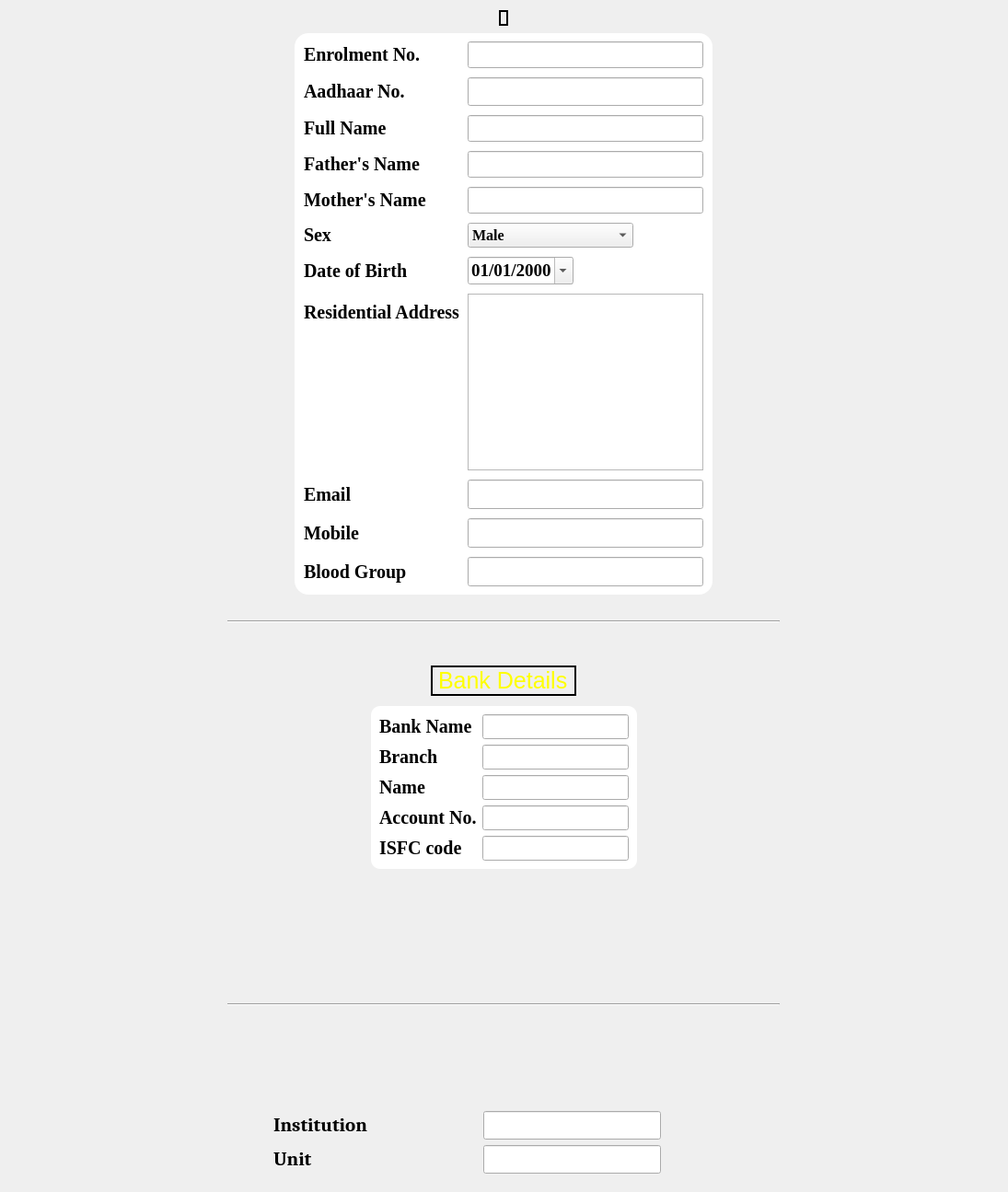
          <widget class="QWidget" name="scrollAreaWidgetContents">
           <property name="geometry">
            <rect>
             <x>0</x>
             <y>0</y>
             <width>1095</width>
             <height>1295</height>
            </rect>
           </property>
           <property name="sizePolicy">
            <sizepolicy hsizetype="Preferred" vsizetype="Preferred">
             <horstretch>0</horstretch>
             <verstretch>0</verstretch>
            </sizepolicy>
           </property>
           <property name="styleSheet">
            <string notr="true">#scrollAreaWidgetContents{
background-color:transparent;
}
</string>
           </property>
           <layout class="QGridLayout" name="gridLayout_3">
            <item row="1" column="1" alignment="Qt::AlignHCenter">
             <widget class="QFrame" name="enrollformFrame">
              <property name="styleSheet">
               <string notr="true">
#enrollformFrame{
font-family:georgia;
font-weight:bold;
margin:2px;
background-color:white;
border-radius:15px;
}

</string>
              </property>
              <property name="frameShape">
               <enum>QFrame::StyledPanel</enum>
              </property>
              <layout class="QFormLayout" name="Enroll_form">
               <property name="sizeConstraint">
                <enum>QLayout::SetMinimumSize</enum>
               </property>
               <property name="fieldGrowthPolicy">
                <enum>QFormLayout::ExpandingFieldsGrow</enum>
               </property>
               <property name="rowWrapPolicy">
                <enum>QFormLayout::DontWrapRows</enum>
               </property>
               <property name="labelAlignment">
                <set>Qt::AlignLeading|Qt::AlignLeft|Qt::AlignVCenter</set>
               </property>
               <property name="horizontalSpacing">
                <number>9</number>
               </property>
               <property name="verticalSpacing">
                <number>10</number>
               </property>
               <property name="leftMargin">
                <number>10</number>
               </property>
               <property name="rightMargin">
                <number>10</number>
               </property>
               <item row="2" column="0">
                <widget class="QLabel" name="aadhaarLabel">
                 <property name="font">
                  <font>
                   <family>georgia</family>
                   <pointsize>15</pointsize>
                   <weight>75</weight>
                   <bold>true</bold>
                  </font>
                 </property>
                 <property name="styleSheet">
                  <string notr="true">background-color:transparent;</string>
                 </property>
                 <property name="frameShape">
                  <enum>QFrame::NoFrame</enum>
                 </property>
                 <property name="text">
                  <string>Aadhaar No.</string>
                 </property>
                 <property name="textFormat">
                  <enum>Qt::PlainText</enum>
                 </property>
                </widget>
               </item>
               <item row="2" column="1">
                <widget class="QLineEdit" name="aadhaarLineEdit">
                 <property name="font">
                  <font>
                   <pointsize>-1</pointsize>
                   <weight>75</weight>
                   <bold>true</bold>
                  </font>
                 </property>
                 <property name="mouseTracking">
                  <bool>true</bool>
                 </property>
                 <property name="acceptDrops">
                  <bool>true</bool>
                 </property>
                 <property name="styleSheet">
                  <string notr="true">font-weight:bold;
height:25px;
font-size:18px;</string>
                 </property>
                 <property name="text">
                  <string/>
                 </property>
                 <property name="frame">
                  <bool>true</bool>
                 </property>
                 <property name="placeholderText">
                  <string/>
                 </property>
                </widget>
               </item>
               <item row="4" column="0">
                <widget class="QLabel" name="fullnameLabel">
                 <property name="font">
                  <font>
                   <family>georgia</family>
                   <pointsize>15</pointsize>
                   <weight>75</weight>
                   <bold>true</bold>
                  </font>
                 </property>
                 <property name="styleSheet">
                  <string notr="true">background-color:transparent;</string>
                 </property>
                 <property name="text">
                  <string>Full Name</string>
                 </property>
                </widget>
               </item>
               <item row="4" column="1">
                <widget class="QLineEdit" name="fullnameLineEdit">
                 <property name="styleSheet">
                  <string notr="true">font-weight:bold;
font-size:18px;	</string>
                 </property>
                 <property name="inputMethodHints">
                  <set>Qt::ImhDigitsOnly</set>
                 </property>
                 <property name="text">
                  <string/>
                 </property>
                </widget>
               </item>
               <item row="5" column="0">
                <widget class="QLabel" name="fathernameLabel">
                 <property name="font">
                  <font>
                   <family>georgia</family>
                   <pointsize>15</pointsize>
                   <weight>75</weight>
                   <bold>true</bold>
                  </font>
                 </property>
                 <property name="styleSheet">
                  <string notr="true">background-color:transparent;</string>
                 </property>
                 <property name="text">
                  <string>Father's Name</string>
                 </property>
                </widget>
               </item>
               <item row="6" column="0">
                <widget class="QLabel" name="mothernameLabel">
                 <property name="font">
                  <font>
                   <family>Georgia</family>
                   <pointsize>15</pointsize>
                   <weight>75</weight>
                   <bold>true</bold>
                  </font>
                 </property>
                 <property name="text">
                  <string>Mother's Name</string>
                 </property>
                </widget>
               </item>
               <item row="6" column="1">
                <widget class="QLineEdit" name="mothernameLineEdit">
                 <property name="styleSheet">
                  <string notr="true">font-weight:bold;
font-size:18px;	</string>
                 </property>
                </widget>
               </item>
               <item row="7" column="0">
                <widget class="QLabel" name="sexLabel">
                 <property name="font">
                  <font>
                   <family>georgia</family>
                   <pointsize>15</pointsize>
                   <weight>75</weight>
                   <bold>true</bold>
                  </font>
                 </property>
                 <property name="styleSheet">
                  <string notr="true">background-color:transparent;</string>
                 </property>
                 <property name="text">
                  <string>Sex</string>
                 </property>
                </widget>
               </item>
               <item row="7" column="1">
                <widget class="QComboBox" name="comboBox">
                 <property name="font">
                  <font>
                   <family>georgia</family>
                   <pointsize>12</pointsize>
                   <weight>75</weight>
                   <bold>true</bold>
                  </font>
                 </property>
                 <property name="styleSheet">
                  <string notr="true">width:150px;
text-align:center;
align-content:center;</string>
                 </property>
                 <property name="iconSize">
                  <size>
                   <width>16</width>
                   <height>16</height>
                  </size>
                 </property>
                 <item>
                  <property name="text">
                   <string>Male</string>
                  </property>
                 </item>
                 <item>
                  <property name="text">
                   <string>Female</string>
                  </property>
                 </item>
                </widget>
               </item>
               <item row="11" column="0">
                <widget class="QLabel" name="dateofbirthLabel">
                 <property name="font">
                  <font>
                   <family>georgia</family>
                   <pointsize>15</pointsize>
                   <weight>75</weight>
                   <bold>true</bold>
                  </font>
                 </property>
                 <property name="styleSheet">
                  <string notr="true">background-color:transparent;</string>
                 </property>
                 <property name="text">
                  <string>Date of Birth</string>
                 </property>
                </widget>
               </item>
               <item row="11" column="1">
                <widget class="QDateEdit" name="dateofbirthLineEdit">
                 <property name="font">
                  <font>
                   <family>georgia</family>
                   <pointsize>14</pointsize>
                   <weight>75</weight>
                   <bold>true</bold>
                  </font>
                 </property>
                 <property name="frame">
                  <bool>true</bool>
                 </property>
                 <property name="buttonSymbols">
                  <enum>QAbstractSpinBox::UpDownArrows</enum>
                 </property>
                 <property name="date">
                  <date>
                   <year>2000</year>
                   <month>1</month>
                   <day>1</day>
                  </date>
                 </property>
                 <property name="displayFormat">
                  <string>dd/MM/yyyy</string>
                 </property>
                 <property name="calendarPopup">
                  <bool>true</bool>
                 </property>
                </widget>
               </item>
               <item row="12" column="0">
                <widget class="QLabel" name="addressLabel">
                 <property name="font">
                  <font>
                   <family>georgia</family>
                   <pointsize>15</pointsize>
                   <weight>75</weight>
                   <bold>true</bold>
                  </font>
                 </property>
                 <property name="styleSheet">
                  <string notr="true">background-color:transparent;</string>
                 </property>
                 <property name="text">
                  <string>Residential Address</string>
                 </property>
                </widget>
               </item>
               <item row="12" column="1">
                <widget class="QTextEdit" name="addressLineEdit">
                 <property name="font">
                  <font>
                   <family>georgia</family>
                   <pointsize>10</pointsize>
                   <weight>75</weight>
                   <bold>true</bold>
                  </font>
                 </property>
                </widget>
               </item>
               <item row="13" column="0">
                <widget class="QLabel" name="emailLabel">
                 <property name="font">
                  <font>
                   <family>georgia</family>
                   <pointsize>15</pointsize>
                   <weight>75</weight>
                   <bold>true</bold>
                  </font>
                 </property>
                 <property name="styleSheet">
                  <string notr="true">background-color:transparent;</string>
                 </property>
                 <property name="text">
                  <string>Email</string>
                 </property>
                </widget>
               </item>
               <item row="13" column="1">
                <widget class="QLineEdit" name="emailLineEdit">
                 <property name="styleSheet">
                  <string notr="true">font-weight:bold;
font-size:20px;</string>
                 </property>
                 <property name="text">
                  <string/>
                 </property>
                </widget>
               </item>
               <item row="14" column="0">
                <widget class="QLabel" name="mobileLabel">
                 <property name="font">
                  <font>
                   <family>georgia</family>
                   <pointsize>15</pointsize>
                   <weight>75</weight>
                   <bold>true</bold>
                  </font>
                 </property>
                 <property name="styleSheet">
                  <string notr="true">background-color:transparent;</string>
                 </property>
                 <property name="text">
                  <string>Mobile</string>
                 </property>
                </widget>
               </item>
               <item row="14" column="1">
                <widget class="QLineEdit" name="mobileLineEdit">
                 <property name="styleSheet">
                  <string notr="true">font-weight:bold;
font-size:20px;</string>
                 </property>
                </widget>
               </item>
               <item row="15" column="0">
                <widget class="QLabel" name="bloodgroupLabel">
                 <property name="font">
                  <font>
                   <family>georgia</family>
                   <pointsize>15</pointsize>
                   <weight>75</weight>
                   <bold>true</bold>
                  </font>
                 </property>
                 <property name="styleSheet">
                  <string notr="true">background-color:transparent;</string>
                 </property>
                 <property name="text">
                  <string>Blood Group</string>
                 </property>
                </widget>
               </item>
               <item row="15" column="1">
                <widget class="QLineEdit" name="bloodgroupLineEdit">
                 <property name="font">
                  <font>
                   <pointsize>-1</pointsize>
                   <weight>75</weight>
                   <bold>true</bold>
                  </font>
                 </property>
                 <property name="styleSheet">
                  <string notr="true">font-weight:bold;
font-size:20px;</string>
                 </property>
                </widget>
               </item>
               <item row="5" column="1">
                <widget class="QLineEdit" name="fathernameLineEdit">
                 <property name="styleSheet">
                  <string notr="true">font-weight:bold;
font-size:18px;	</string>
                 </property>
                </widget>
               </item>
               <item row="0" column="0">
                <widget class="QLabel" name="enrollmentnumLabel">
                 <property name="font">
                  <font>
                   <family>georgia</family>
                   <pointsize>15</pointsize>
                   <weight>75</weight>
                   <bold>true</bold>
                  </font>
                 </property>
                 <property name="styleSheet">
                  <string notr="true">background-color:transparent;</string>
                 </property>
                 <property name="text">
                  <string>Enrolment No.</string>
                 </property>
                </widget>
               </item>
               <item row="0" column="1">
                <widget class="QLineEdit" name="enrollmentnumLineEdit">
                 <property name="styleSheet">
                  <string notr="true">font-weight:bold;
font-size:18px;	</string>
                 </property>
                 <property name="inputMethodHints">
                  <set>Qt::ImhDigitsOnly</set>
                 </property>
                 <property name="text">
                  <string/>
                 </property>
                </widget>
               </item>
              </layout>
             </widget>
            </item>
            <item row="6" column="1" alignment="Qt::AlignHCenter">
             <widget class="QLabel" name="bankdetailsLabel">
              <property name="font">
               <font>
                <pointsize>-1</pointsize>
               </font>
              </property>
              <property name="acceptDrops">
               <bool>false</bool>
              </property>
              <property name="autoFillBackground">
               <bool>false</bool>
              </property>
              <property name="styleSheet">
               <string notr="true">

font-size:25px;
background-color:transparent;
color:yellow;
border-width:2px;
border-color:black;
border-style:groove;
margin-bottom:5px;</string>
              </property>
              <property name="text">
               <string>Bank Details</string>
              </property>
             </widget>
            </item>
            <item row="0" column="1" alignment="Qt::AlignHCenter">
             <widget class="QLabel" name="ncclogoLabel">
              <property name="sizePolicy">
               <sizepolicy hsizetype="Preferred" vsizetype="Preferred">
                <horstretch>0</horstretch>
                <verstretch>0</verstretch>
               </sizepolicy>
              </property>
              <property name="maximumSize">
               <size>
                <width>300</width>
                <height>330</height>
               </size>
              </property>
              <property name="sizeIncrement">
               <size>
                <width>100</width>
                <height>0</height>
               </size>
              </property>
              <property name="font">
               <font>
                <pointsize>8</pointsize>
               </font>
              </property>
              <property name="styleSheet">
               <string notr="true">background-size:10px;
font-size:50%;</string>
              </property>
              <property name="frameShape">
               <enum>QFrame::WinPanel</enum>
              </property>
              <property name="frameShadow">
               <enum>QFrame::Plain</enum>
              </property>
              <property name="text">
               <string/>
              </property>
              <property name="pixmap">
               <pixmap resource="../Icons/icon_res.qrc">:/icons/ncc1.png</pixmap>
              </property>
              <property name="scaledContents">
               <bool>true</bool>
              </property>
             </widget>
            </item>
            <item row="13" column="1">
             <spacer name="horizontalSpacer_10">
              <property name="orientation">
               <enum>Qt::Horizontal</enum>
              </property>
              <property name="sizeHint" stdset="0">
               <size>
                <width>40</width>
                <height>20</height>
               </size>
              </property>
             </spacer>
            </item>
            <item row="12" column="1" alignment="Qt::AlignHCenter">
             <widget class="Line" name="line_2">
              <property name="sizePolicy">
               <sizepolicy hsizetype="Fixed" vsizetype="Minimum">
                <horstretch>0</horstretch>
                <verstretch>10</verstretch>
               </sizepolicy>
              </property>
              <property name="minimumSize">
               <size>
                <width>600</width>
                <height>0</height>
               </size>
              </property>
              <property name="orientation">
               <enum>Qt::Horizontal</enum>
              </property>
             </widget>
            </item>
            <item row="3" column="1" alignment="Qt::AlignHCenter">
             <widget class="Line" name="line">
              <property name="sizePolicy">
               <sizepolicy hsizetype="Fixed" vsizetype="Minimum">
                <horstretch>0</horstretch>
                <verstretch>0</verstretch>
               </sizepolicy>
              </property>
              <property name="minimumSize">
               <size>
                <width>600</width>
                <height>0</height>
               </size>
              </property>
              <property name="styleSheet">
               <string notr="true">width:10px;</string>
              </property>
              <property name="orientation">
               <enum>Qt::Horizontal</enum>
              </property>
             </widget>
            </item>
            <item row="5" column="1">
             <spacer name="verticalSpacer_2">
              <property name="orientation">
               <enum>Qt::Vertical</enum>
              </property>
              <property name="sizeHint" stdset="0">
               <size>
                <width>20</width>
                <height>40</height>
               </size>
              </property>
             </spacer>
            </item>
            <item row="11" column="1">
             <spacer name="horizontalSpacer">
              <property name="orientation">
               <enum>Qt::Horizontal</enum>
              </property>
              <property name="sizeHint" stdset="0">
               <size>
                <width>40</width>
                <height>20</height>
               </size>
              </property>
             </spacer>
            </item>
            <item row="7" column="1" alignment="Qt::AlignHCenter">
             <widget class="QFrame" name="bankformFrame">
              <property name="font">
               <font>
                <pointsize>12</pointsize>
                <weight>75</weight>
                <bold>true</bold>
               </font>
              </property>
              <property name="styleSheet">
               <string notr="true">
#bankformFrame
{font-weight:bold;
background-color:white;
border-radius:10px;
}</string>
              </property>
              <property name="frameShape">
               <enum>QFrame::StyledPanel</enum>
              </property>
              <property name="frameShadow">
               <enum>QFrame::Raised</enum>
              </property>
              <layout class="QGridLayout" name="gridLayout_2">
               <item row="1" column="1">
                <widget class="QLineEdit" name="bankbranchLineEdit">
                 <property name="font">
                  <font>
                   <pointsize>12</pointsize>
                   <weight>75</weight>
                   <bold>true</bold>
                  </font>
                 </property>
                </widget>
               </item>
               <item row="4" column="0">
                <widget class="QLabel" name="accountnumLabel">
                 <property name="font">
                  <font>
                   <family>Georgia</family>
                   <pointsize>15</pointsize>
                   <weight>75</weight>
                   <bold>true</bold>
                  </font>
                 </property>
                 <property name="text">
                  <string>Account No.</string>
                 </property>
                </widget>
               </item>
               <item row="1" column="0">
                <widget class="QLabel" name="bankbranchLabel">
                 <property name="font">
                  <font>
                   <family>Georgia</family>
                   <pointsize>15</pointsize>
                   <weight>75</weight>
                   <bold>true</bold>
                  </font>
                 </property>
                 <property name="text">
                  <string>Branch</string>
                 </property>
                </widget>
               </item>
               <item row="4" column="1">
                <widget class="QLineEdit" name="accountnumLineEdit">
                 <property name="font">
                  <font>
                   <pointsize>12</pointsize>
                   <weight>75</weight>
                   <bold>true</bold>
                  </font>
                 </property>
                </widget>
               </item>
               <item row="5" column="0">
                <widget class="QLabel" name="isfccodeLabel">
                 <property name="font">
                  <font>
                   <family>Georgia</family>
                   <pointsize>15</pointsize>
                   <weight>75</weight>
                   <bold>true</bold>
                  </font>
                 </property>
                 <property name="text">
                  <string>ISFC code</string>
                 </property>
                </widget>
               </item>
               <item row="5" column="1">
                <widget class="QLineEdit" name="isfccodeLineEdit">
                 <property name="font">
                  <font>
                   <pointsize>12</pointsize>
                   <weight>75</weight>
                   <bold>true</bold>
                  </font>
                 </property>
                </widget>
               </item>
               <item row="2" column="0">
                <widget class="QLabel" name="accountnameLabel">
                 <property name="font">
                  <font>
                   <family>Georgia</family>
                   <pointsize>15</pointsize>
                   <weight>75</weight>
                   <bold>true</bold>
                  </font>
                 </property>
                 <property name="text">
                  <string>Name</string>
                 </property>
                </widget>
               </item>
               <item row="2" column="1">
                <widget class="QLineEdit" name="accountnameLineEdit">
                 <property name="font">
                  <font>
                   <pointsize>12</pointsize>
                   <weight>75</weight>
                   <bold>true</bold>
                  </font>
                 </property>
                </widget>
               </item>
               <item row="0" column="0">
                <widget class="QLabel" name="banknameLabel">
                 <property name="font">
                  <font>
                   <family>Georgia</family>
                   <pointsize>15</pointsize>
                   <weight>75</weight>
                   <bold>true</bold>
                  </font>
                 </property>
                 <property name="text">
                  <string>Bank Name</string>
                 </property>
                </widget>
               </item>
               <item row="0" column="1">
                <widget class="QLineEdit" name="banknameLineEdit">
                 <property name="font">
                  <font>
                   <pointsize>12</pointsize>
                   <weight>75</weight>
                   <bold>true</bold>
                  </font>
                 </property>
                </widget>
               </item>
              </layout>
             </widget>
            </item>
            <item row="14" column="1" alignment="Qt::AlignHCenter">
             <widget class="QFrame" name="instFrame">
              <property name="styleSheet">
               <string notr="true">#instFrame
{
width:500px;
border-radius:10px;
}</string>
              </property>
              <layout class="QGridLayout" name="gridLayout_4">
               <item row="0" column="4">
                <widget class="QLineEdit" name="institutionLineEdit">
                 <property name="font">
                  <font>
                   <pointsize>14</pointsize>
                   <weight>75</weight>
                   <bold>true</bold>
                  </font>
                 </property>
                </widget>
               </item>
               <item row="1" column="1">
                <spacer name="horizontalSpacer_7">
                 <property name="orientation">
                  <enum>Qt::Horizontal</enum>
                 </property>
                 <property name="sizeHint" stdset="0">
                  <size>
                   <width>40</width>
                   <height>20</height>
                  </size>
                 </property>
                </spacer>
               </item>
               <item row="1" column="2">
                <spacer name="horizontalSpacer_5">
                 <property name="orientation">
                  <enum>Qt::Horizontal</enum>
                 </property>
                 <property name="sizeHint" stdset="0">
                  <size>
                   <width>40</width>
                   <height>20</height>
                  </size>
                 </property>
                </spacer>
               </item>
               <item row="0" column="1">
                <spacer name="horizontalSpacer_6">
                 <property name="orientation">
                  <enum>Qt::Horizontal</enum>
                 </property>
                 <property name="sizeHint" stdset="0">
                  <size>
                   <width>40</width>
                   <height>20</height>
                  </size>
                 </property>
                </spacer>
               </item>
               <item row="0" column="7">
                <spacer name="horizontalSpacer_8">
                 <property name="orientation">
                  <enum>Qt::Horizontal</enum>
                 </property>
                 <property name="sizeHint" stdset="0">
                  <size>
                   <width>40</width>
                   <height>20</height>
                  </size>
                 </property>
                </spacer>
               </item>
               <item row="1" column="0">
                <widget class="QLabel" name="unitLabel">
                 <property name="font">
                  <font>
                   <family>Cambria</family>
                   <pointsize>16</pointsize>
                   <weight>75</weight>
                   <bold>true</bold>
                  </font>
                 </property>
                 <property name="styleSheet">
                  <string notr="true">#instFrame{
border-radius:15px;
width:500px;
margin:auto;
}
</string>
                 </property>
                 <property name="text">
                  <string>Unit</string>
                 </property>
                </widget>
               </item>
               <item row="0" column="0">
                <widget class="QLabel" name="institutionLabel">
                 <property name="font">
                  <font>
                   <family>Cambria</family>
                   <pointsize>16</pointsize>
                   <weight>75</weight>
                   <bold>true</bold>
                  </font>
                 </property>
                 <property name="text">
                  <string>Institution</string>
                 </property>
                </widget>
               </item>
               <item row="1" column="4">
                <widget class="QLineEdit" name="unitLineEdit">
                 <property name="font">
                  <font>
                   <pointsize>14</pointsize>
                   <weight>75</weight>
                   <bold>true</bold>
                  </font>
                 </property>
                </widget>
               </item>
               <item row="1" column="3">
                <spacer name="horizontalSpacer_4">
                 <property name="orientation">
                  <enum>Qt::Horizontal</enum>
                 </property>
                 <property name="sizeHint" stdset="0">
                  <size>
                   <width>40</width>
                   <height>20</height>
                  </size>
                 </property>
                </spacer>
               </item>
               <item row="0" column="5">
                <spacer name="horizontalSpacer_9">
                 <property name="orientation">
                  <enum>Qt::Horizontal</enum>
                 </property>
                 <property name="sizeHint" stdset="0">
                  <size>
                   <width>40</width>
                   <height>20</height>
                  </size>
                 </property>
                </spacer>
               </item>
              </layout>
             </widget>
            </item>
            <item row="8" column="1">
             <spacer name="verticalSpacer">
              <property name="orientation">
               <enum>Qt::Vertical</enum>
              </property>
              <property name="sizeHint" stdset="0">
               <size>
                <width>20</width>
                <height>40</height>
               </size>
              </property>
             </spacer>
            </item>
            <item row="2" column="1">
             <spacer name="horizontalSpacer_2">
              <property name="orientation">
               <enum>Qt::Horizontal</enum>
              </property>
              <property name="sizeHint" stdset="0">
               <size>
                <width>40</width>
                <height>20</height>
               </size>
              </property>
             </spacer>
            </item>
           </layout>
          </widget>
